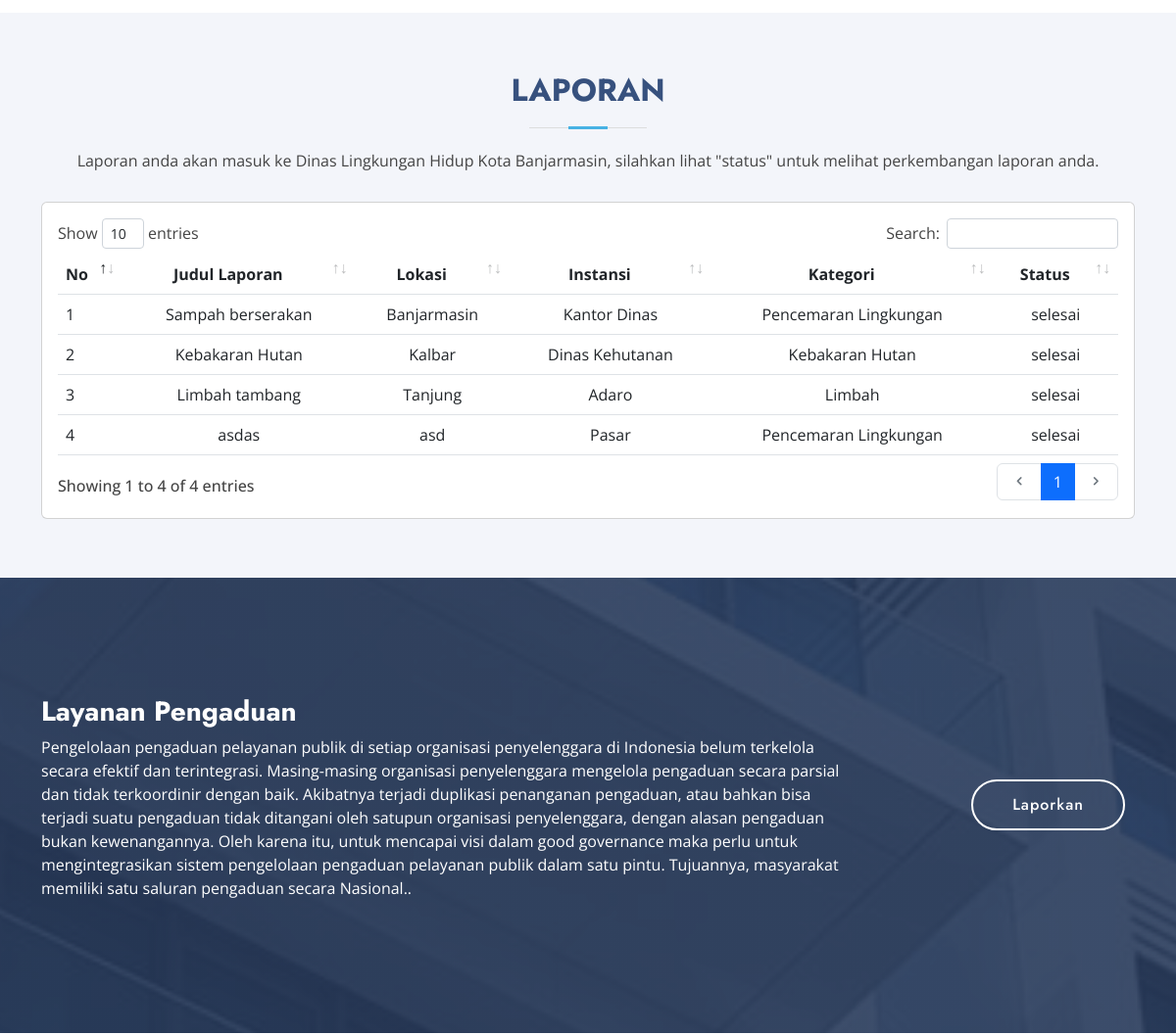
Before: / (middle part) with the older database file.
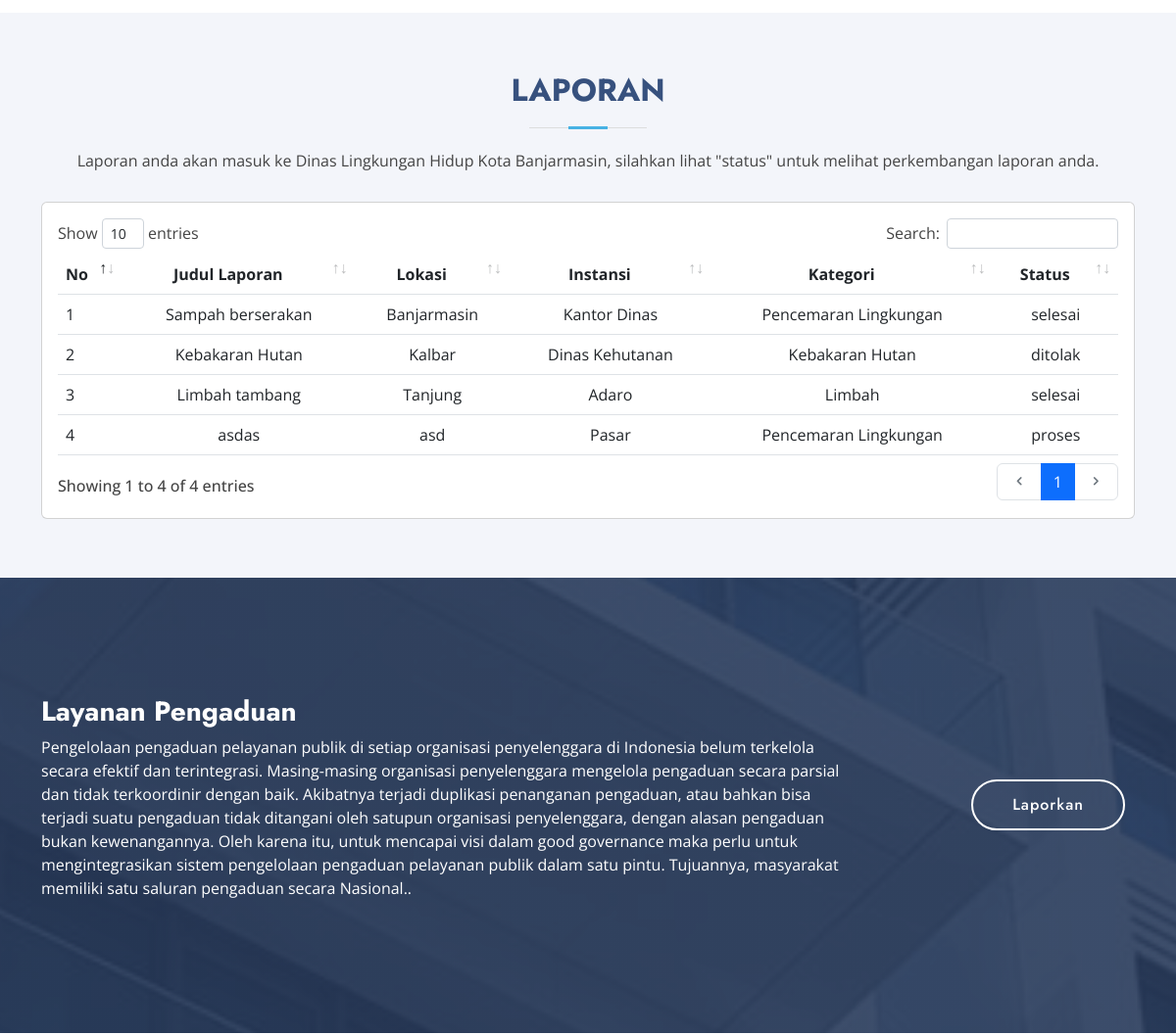
After: the same page with the newer database file.
### tables this page shows
CREATE TABLE `pengaduan` (
  `idPengaduan` varchar(20) NOT NULL,
  `namaLengkap` varchar(150) NOT NULL,
  `noTelp` varchar(20) NOT NULL,
  `alamat` text NOT NULL,
  `judulLaporan` varchar(150) NOT NULL,
  `isiLaporan` text NOT NULL,
  `tanggalLaporan` date NOT NULL,
  `lokasiLaporan` text NOT NULL,
  `instansiLaporan` varchar(150) NOT NULL,
  `idKategoriLaporan` int(11) NOT NULL,
  `fotoLaporan` text NOT NULL,
  `alasanDitolak` text DEFAULT NULL,
  `verifyLaporan` int(11) NOT NULL,
  `isActive` int(11) NOT NULL
);

CREATE TABLE `kategorilaporan` (
  `idKategoriLaporan` int(11) NOT NULL,
  `namaKategori` varchar(150) NOT NULL
);

### application/modules/Auth/controllers/Dashboard.php (called while the page is built, shortened)
<?php
class Dashboard extends CI_Controller
{
    public function __construct()
    {
        $this->load->model('Dashboard_m', 'primaryModel');
    }
    public function index()
    {
        $data['data'] = $this->primaryModel->getAllData();
        $this->load->view('Dashboard/list', $data);
    }
}

### index.php (called while the page is built, shortened)
<?php
require_once BASEPATH.'core/CodeIgniter.php';

### application/modules/Auth/models/Dashboard_m.php (called while the page is built, shortened)
<?php
class Dashboard_m extends CI_Model
{
    public $namaTable = 'pengaduan';
    function getAllData()
    {
        $this->db->join('kategorilaporan', 'kategorilaporan.idKategoriLaporan = pengaduan.idKategoriLaporan', 'left');
        return $this->db->get($this->namaTable)->result();
    }
}

### application/helpers/myLib_helper.php (called while the page is built, shortened)
<?php
function fd_verify1($val = null)
{
    $option = [
        '1' => 'menunggu',
        '2' => 'proses',
        '3' => 'selesai',
        '4' => 'ditolak',
    ];
    if (empty($val)) :
        return $option;
    else :
        return $option[$val];
    endif;
}

### application/modules/Auth/views/Dashboard/list.php (the view, shortened to what the changed rows need)
<?php
$no = '1';
?>
<!DOCTYPE html>
<html lang="en">
<head>
    <link href="<?= base_url() ?>assets/ss/ss/vendor/aos/aos.css" rel="stylesheet">
    <link href="<?= base_url() ?>assets/ss/vendor/bootstrap/css/bootstrap.min.css" rel="stylesheet">
    <link href="<?= base_url() ?>assets/ss/vendor/bootstrap-icons/bootstrap-icons.css" rel="stylesheet">
    <link href="<?= base_url() ?>assets/ss/vendor/boxicons/css/boxicons.min.css" rel="stylesheet">
    <link href="<?= base_url() ?>assets/ss/vendor/glightbox/css/glightbox.min.css" rel="stylesheet">
    <link href="<?= base_url() ?>assets/ss/vendor/remixicon/remixicon.css" rel="stylesheet">
    <link href="<?= base_url() ?>assets/ss/vendor/swiper/swiper-bundle.min.css" rel="stylesheet">
    <link href="<?= base_url() ?>assets/ss/css/style.css" rel="stylesheet">
    <link href="<?= base_url() ?>assets/css/icons.min.css" rel="stylesheet" type="text/css" />
    <link href="<?= base_url() ?>assets/css/app.min.css" rel="stylesheet" type="text/css" />
    <link href="<?= base_url() ?>assets/libs/datatables/dataTables.bootstrap4.min.css" rel="stylesheet" type="text/css" />
    <link href="<?= base_url() ?>assets/libs/datatables/responsive.bootstrap4.min.css" rel="stylesheet" type="text/css" />
    <link href="<?= base_url() ?>assets/libs/datatables/buttons.bootstrap4.min.css" rel="stylesheet" type="text/css" />
    <link href="<?= base_url() ?>assets/libs/datatables/select.bootstrap4.min.css" rel="stylesheet" type="text/css" />
</head>
<body>
    <main id="main">
        <section id="services" class="services section-bg">
            <div class="container" data-aos="fade-up">
                <div class="section-title">
                    <h2>Laporan</h2>
                </div>
                <div class="row">
                    <div class="col">
                        <div class="card">
                            <div class="card-body">
                            <table id="basic-datatable" class="table  nowrap">
                                    <thead>
                                        <tr>
                                            <th>No</th>
                                            <th class="text-center">Judul Laporan</th>
                                            <th class="text-center">Lokasi</th>
                                            <th class="text-center">Instansi</th>
                                            <th class="text-center">Kategori</th>
                                            <th class="text-center">Status</th>
                                        </tr>
                                    </thead>
                                    <tbody>
                                        <?php foreach ($data as $row) : ?>
                                            <tr>
                                                <td width="50"><?= $no++ ?></td>
                                                <td class="text-center" style="width: 100;"><?= $row->judulLaporan ?></td>
                                                <td class="text-center" style="width: 100;"><?= $row->lokasiLaporan ?></td>
                                                <td class="text-center" style="width: 100;"><?= $row->instansiLaporan ?></td>
                                                <td class="text-center" style="width: 100;"><?= $row->namaKategori ?></td>
                                                <td class="text-center" style="width: 100;"><?= fd_verify1($row->verifyLaporan) ?></td>
                                            </tr>
                                        <?php endforeach ?>
                                    </tbody>
                                </table>
                            </div>
                        </div>
                    </div>
                </div>
            </div>
        </section>
    </main>
</body>
</html>

Changed rows visible on the page:
changed pengaduan "Kebakaran Hutan": verifyLaporan "selesai" → "ditolak"
changed pengaduan "asdas": verifyLaporan "selesai" → "proses"
